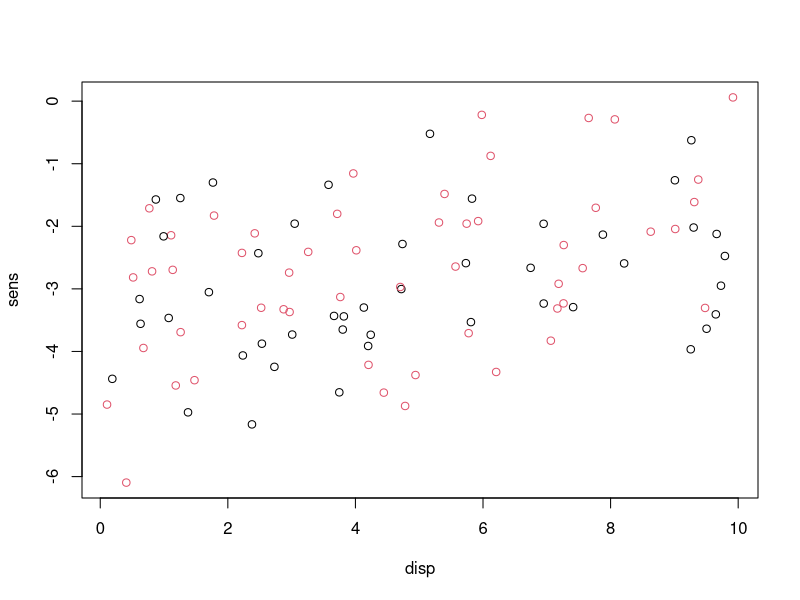

This chart was generated by the following R code:

# lets simulate some data with both continuous and discrete
# predictor varialbes as well as nuisance parameters and 
# random effects

disp <- runif(100, min=0, max=10)
sex <- sample(c("F", "M"), size = 100, replace=T)
age <- sample(21:49, size=100, replace=T)

sex.mean <- rep(0, 100)
sex.mean[sex=="M"] <- .225

sens <- rnorm(mean=disp*.1,n=100, sd=.1) +
        rnorm(mean=sex.mean, sd=.1, n=100)+
        rnorm(mean=age*-.1, sd=.9, n=100)


# lets make some exploratory plots
plot(sens~disp, col=as.factor(sex))


# lets talk about a super simple example of a glm
fit <- glm(sens~disp+sex+age)
summary(fit)

# lets fit the discrete predictor and compare to anova

# lets fit the continuous as well

# lets fit them all
